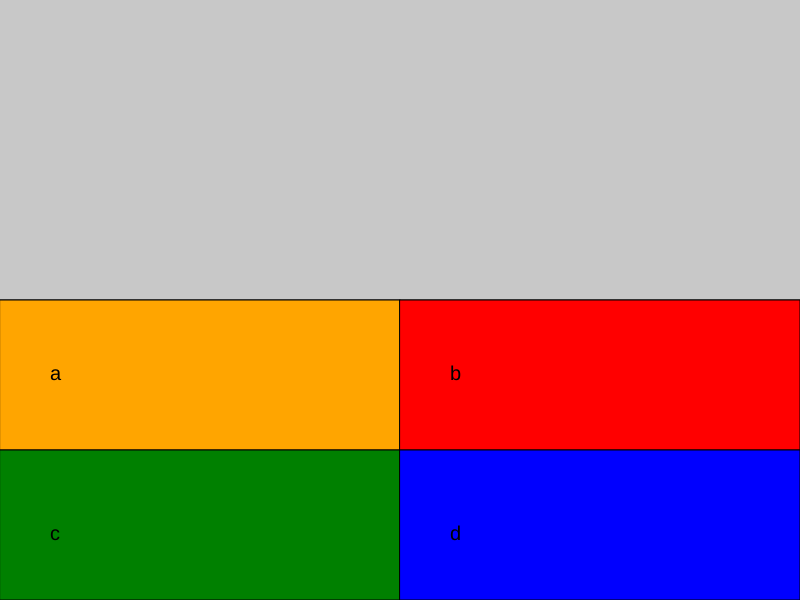
Frame 1 (no input)
Frame 60 (no input): identical to frame 1, image omitted
Frame 120 (the mouse pressed at the canvas centre since frame 60): identical to frame 1, image omitted

The p5.js sketch that drew this single still picture (run headless with seeded random() and noise() and a simulated clock; from frame 60 on, the mouse is pressed at the canvas centre):

// p5.js sketch
// ── sketch.js


function setup() {
  createCanvas(800, 600);
}

function draw() {
background(200)
line(400, 300, 400, 600)
line(0, 300, 800, 300)
line(0,450,800,450)
fill('orange')
rect(0, 300, 400, 150)
fill('red')
rect(400, 300, 400, 150)
fill('green')
rect(0, 450, 400,150)
fill('blue')
rect(400, 450, 400, 150)
textSize(20)
fill('black')
text('a', 50, 380)
text('b', 450, 380)
text('c', 50, 540)
text('d', 450, 540)

}
